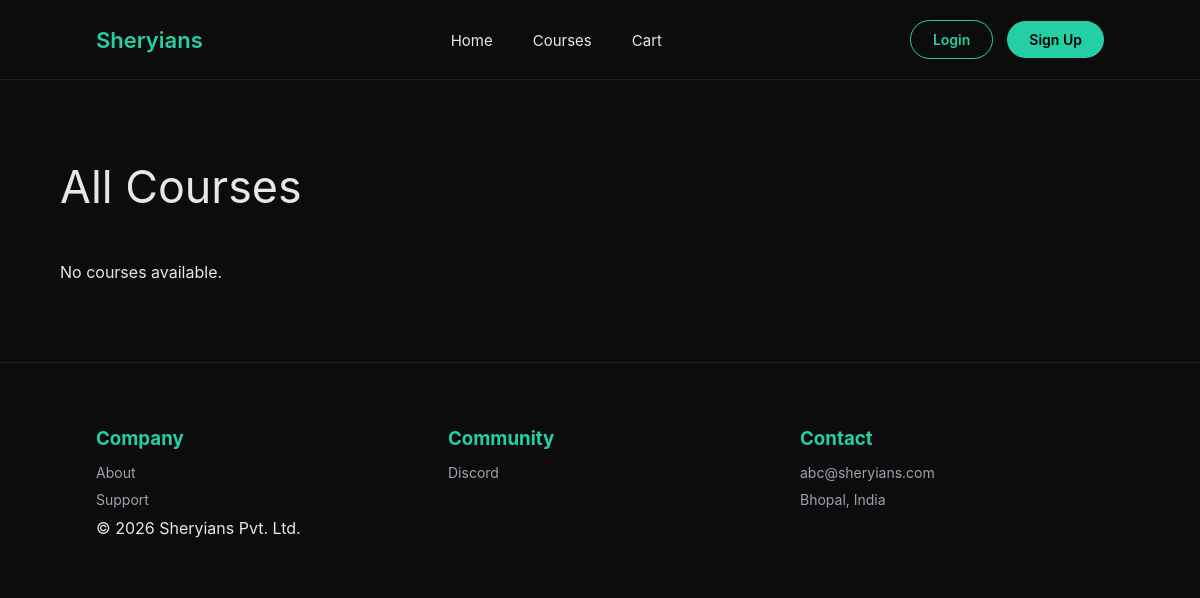
The app's page /courses/, older data.
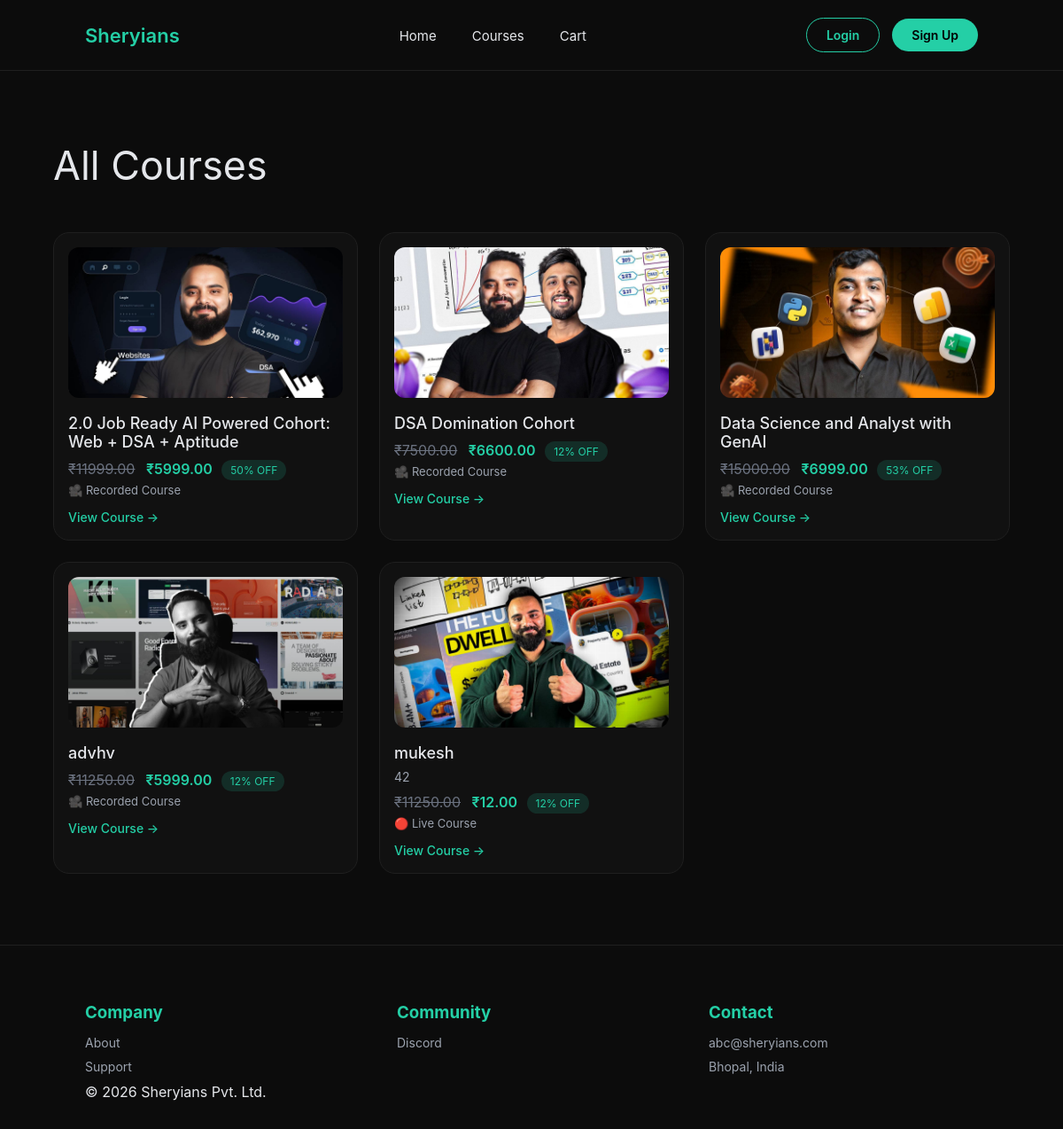
The same page, newer data.
### accounts/models.py (models this page shows, shortened)
class Course(models.Model):
    title = models.CharField(max_length=255)
    slug = models.SlugField(max_length=255, unique=True, blank=True)
    short_description = models.TextField(blank=True)
    full_description = models.TextField(blank=True)
    price_original = models.DecimalField(max_digits=10, decimal_places=2, null=True, blank=True)
    price_discounted = models.DecimalField(max_digits=10, decimal_places=2, null=True, blank=True)
    currency = models.CharField(max_length=10, default="₹")
    discount_percentage = models.PositiveIntegerField(null=True, blank=True)
    language = models.CharField(max_length=100, blank=True)
    schedule = models.CharField(max_length=255, blank=True)
    course_validity = models.CharField(max_length=255, blank=True)
    is_live = models.BooleanField(default=False)
    image = models.ImageField(upload_to="course_images/")
    created_at = models.DateTimeField(auto_now_add=True)
    updated_at = models.DateTimeField(auto_now=True)
    tags = models.ManyToManyField("CourseTag", blank=True, related_name="courses")
    class Meta:
        ordering = ["title"]

### accounts/views.py (the view)
# urls.py: path('courses/',course_list, name='course_list'),
def course_list(request):
    courses = Course.objects.all()
    return render(request, "courses.html", {"courses": courses})

### template/courses.html (shortened to what this page needs)
{% load static %}
<!DOCTYPE html>
<html lang="en">
<head>
</head>
<body>
<nav class="navbar">
    <div class="logo">
        <span>Sheryians</span>
    </div>
    <ul class="nav-links">
        <li><a href="{% url 'home' %}">Home</a></li>
        <li><a href="{% url 'course_list' %}">Courses</a></li>
        <li><a href="{% url 'cart_page' %}">Cart</a></li>
    </ul>
    <div class="auth-buttons">
        {% if request.user.is_authenticated %}
            <span style="font-size:14px;">Hello, {{ request.user.username }}</span>
            <a href="{% url 'signout' %}" class="login">Logout</a>
        {% else %}
            <a href="{% url 'signin' %}" class="login">Login</a>
            <a href="{% url 'signup' %}" class="signup">Sign Up</a>
        {% endif %}
    </div>
</nav>
<div class="container">
    <h1>All Courses</h1>
    {% if courses %}
    <div class="courses">
        {% for course in courses %}
        <div class="course-card">
            {% if course.image %}
                <img src="{{ course.image.url }}" alt="{{ course.title }}">
            {% else %}
                <img src="{% static 'images/no-image.png' %}">
            {% endif %}
            <h3>{{ course.title }}</h3>
            <p>{{ course.short_description|truncatewords:15 }}</p>
            <div class="price">
                {% if course.price_original %}
                    <del>₹{{ course.price_original }}</del>
                {% endif %}
                <strong>₹{{ course.price_discounted }}</strong>
                {% if course.discount_percentage %}
                    <span class="badge">{{ course.discount_percentage }}% OFF</span>
                {% endif %}
            </div>
            <div class="course-type">
                {% if course.is_live %}
                    🔴 Live Course
                {% else %}
                    🎥 Recorded Course
                {% endif %}
            </div>
            <a href="{% url 'course_detail' course.slug %}" class="btn">
                View Course →
            </a>
        </div>
        {% endfor %}
    </div>
    {% else %}
        <p>No courses available.</p>
    {% endif %}
</div>
<footer>
    <div class="footer-grid">
        <div>
            <h3>Company</h3>
            <a href="#">About</a>
            <a href="#">Support</a>
        </div>
        <div>
            <h3>Community</h3>
            <a href="#">Discord</a>
        </div>
        <div>
            <h3>Contact</h3>
            <p>abc@sheryians.com</p>
            <p>Bhopal, India</p>
        </div>
    </div>
    <div class="copy">© 2026 Sheryians Pvt. Ltd.</div>
</footer>
</body>
</html>

### template/courses.html (style rules this page uses)
* { margin:0; padding:0; box-sizing:border-box; font-family: Inter, system-ui, sans-serif; }
:root { --bg:#0c0c0c; --card:#111111; --border:#1f1f1f; --text:#e5e7eb; --muted:#9ca3af; --accent:#24cfa6; }
body { background:var(--bg); color:var(--text); }
.navbar { height:80px; display:flex; align-items:center; justify-content:space-between; padding:0 6rem; border-bottom:1px solid var(--border); }
.logo span { color:var(--accent); font-size:22px; font-weight:600; }
.nav-links { list-style:none; display:flex; gap:40px; }
.nav-links a { text-decoration:none; color:var(--text); font-size:15px; }
.auth-buttons { display:flex; align-items:center; gap:14px; }
.auth-buttons a { text-decoration:none; padding:10px 22px; border-radius:999px; font-size:14px; font-weight:600; }
.login { color:var(--accent); border:1px solid var(--accent); }
.signup { background:var(--accent); color:#000; }
.container { width:90%; margin:5rem auto; }
.container h1 { font-size:2.8rem; font-weight:400; margin-bottom:3rem; }
.courses { display:grid; grid-template-columns:repeat(auto-fit,minmax(260px,1fr)); gap:24px; }
.course-card { background:var(--card); border:1px solid var(--border); border-radius:18px; padding:16px; transition:.3s; }
.course-card img { width:100%; height:170px; object-fit:cover; border-radius:12px; }
.course-card h3 { margin-top:14px; font-size:18px; font-weight:500; }
.course-card p { font-size:14px; color:var(--muted); margin:8px 0; }
.price { margin-top:10px; font-size:16px; }
.price del { color:#6b7280; margin-right:8px; }
.price strong { color:var(--accent); font-weight:600; }
.badge { background:rgba(36,207,166,.15); color:var(--accent); padding:4px 10px; border-radius:999px; font-size:12px; margin-left:6px; }
.course-type { font-size:13px; color:#9ca3af; margin-top:6px; }
.btn { display:inline-block; margin-top:14px; font-size:14px; font-weight:500; color:var(--accent); text-decoration:none; }
footer { border-top:1px solid var(--border); padding:4rem 6rem 2rem; }
.footer-grid { display:grid; grid-template-columns:repeat(auto-fit,minmax(220px,1fr)); gap:3rem; }
footer h3 { color:var(--accent);margin-bottom:14px; }
footer a,footer p { display:block; color:var(--muted); font-size:14px; margin-bottom:10px; text-decoration:none; }

Row changes from the older to the newer data that the page shows:
added Course: image (picture), title "2.0 Job Ready AI Powered Cohort: Web + DSA + Aptitude", price_original "11999.00", price_discounted "5999.00", discount_percentage "50", is_live "🎥 Recorded Course"
added Course: image (picture), title "DSA Domination Cohort", price_original "7500.00", price_discounted "6600.00", discount_percentage "12", is_live "🎥 Recorded Course"
added Course: image (picture), title "Data Science and Analyst with GenAI", price_original "15000.00", price_discounted "6999.00", discount_percentage "53", is_live "🎥 Recorded Course"
added Course: image (picture), title "advhv", price_original "11250.00", price_discounted "5999.00", discount_percentage "12", is_live "🎥 Recorded Course"
added Course: image (picture), title "mukesh", short_description "42", price_original "11250.00", price_discounted "12.00", discount_percentage "12", is_live "🔴 Live Course"
Text that changed along with them:
text no longer shown: "No courses available."
